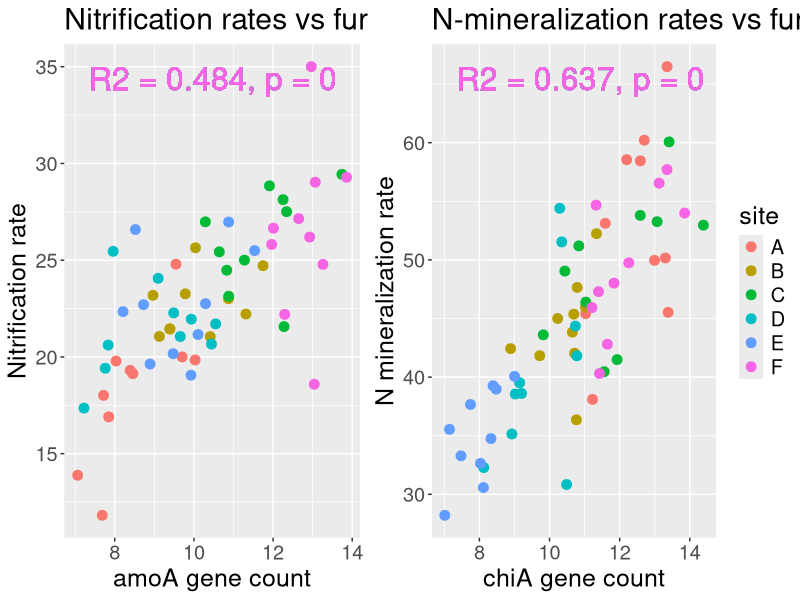

Reproduce this figure in R.
## code to create sample plots for N-cycling gene abundance and activity ##
rm(list = ls())
library(ggplot2)
library(gridExtra)

# let's say we have 6 sites, each with 10 plots
set.seed(5)
sites <- LETTERS[1:6]

site_genes_activity <- data.frame()
for (i in 1:length(sites)) {
  site <- sites[i]
  
  # simulating data for nitrification
  site_amoA_avg <- rnorm(1, 10, 2) # pick some number that the site will center on
  plot_amoA_counts <- rnorm(10, site_amoA_avg, 1) # generate plot-level gene counts
  nitr_rates <- sapply(plot_amoA_counts, function(x)
                         rnorm(1, 2 * x + 3, 3)) # create activity rates based on gene counts
  
  # simulating data for n-mineralization
  site_chiA_avg <- rnorm(1, 10, 2) # pick some number that the site will center on
  plot_chiA_counts <- rnorm(10, site_chiA_avg, 1) # generate plot-level gene counts
  nmin_rates <- sapply(plot_chiA_counts, function(x)
                         rnorm(1, 4 * x + 2, 5)) # create activity rates based on gene counts
  
  site_vals <- data.frame(
    site = factor(site),
    amoA_count = plot_amoA_counts,
    chiA_count = plot_chiA_counts,
    nmin_rate = nmin_rates,
    nitr_rate = nitr_rates
  )  # wrap into data.frame!
  site_genes_activity <-
    rbind(site_genes_activity, site_vals) # add to main data.frame
}

fit_nitr <- summary(lm(nitr_rate ~ amoA_count, site_genes_activity)) # linear regression
r2_nitr <- round(fit_nitr$r.squared, 3) # pull out R2 value and round to 3 decimal places
p_nitr <- round(fit_nitr$coefficients[, 4][2], 3) # same for p-value
nitr_plot <-  ggplot(data = site_genes_activity,
                      aes(x = amoA_count, y = nitr_rate, col = site)) +
                      geom_point(size = 3) +
                      ylab("Nitrification rate") + xlab("amoA gene count") +
                      geom_text(aes(x = -Inf, y = Inf, hjust = -.1, vjust = 2, label = paste0("R2 = ", r2_nitr, ", p = ", p_nitr)), size = 8, show.legend = FALSE) +
                      ggtitle("Nitrification rates vs functional genes") +
                      theme(text = element_text(size = 18))

fit_nmin <-
  summary(lm(nmin_rate ~ chiA_count, site_genes_activity)) # linear regression
r2_nmin <-
  round(fit_nmin$r.squared, 3) # pull out R2 value and round to 3 decimal places
p_nmin <- round(fit_nmin$coefficients[, 4][2], 3) # same for p-value
nmin_plot <-  ggplot(data = site_genes_activity, 
                      aes(x = chiA_count, y = nmin_rate, col = site, show.legend = FALSE)) +
                      geom_point(size = 3) +
                      ylab("N mineralization rate") + xlab("chiA gene count") +
                      geom_text(aes(x = -Inf, y = Inf, hjust = -.1, vjust = 2, label = paste0("R2 = ", r2_nmin, ", p = ", p_nmin)), size = 8, show.legend = FALSE) +
                      ggtitle("N-mineralization rates vs functional genes") +
                      theme(text = element_text(size = 18))

grid.arrange(
  nitr_plot + theme(legend.position = "none"),
  nmin_plot,
  ncol = 2, widths = c(1.7, 2)
)
